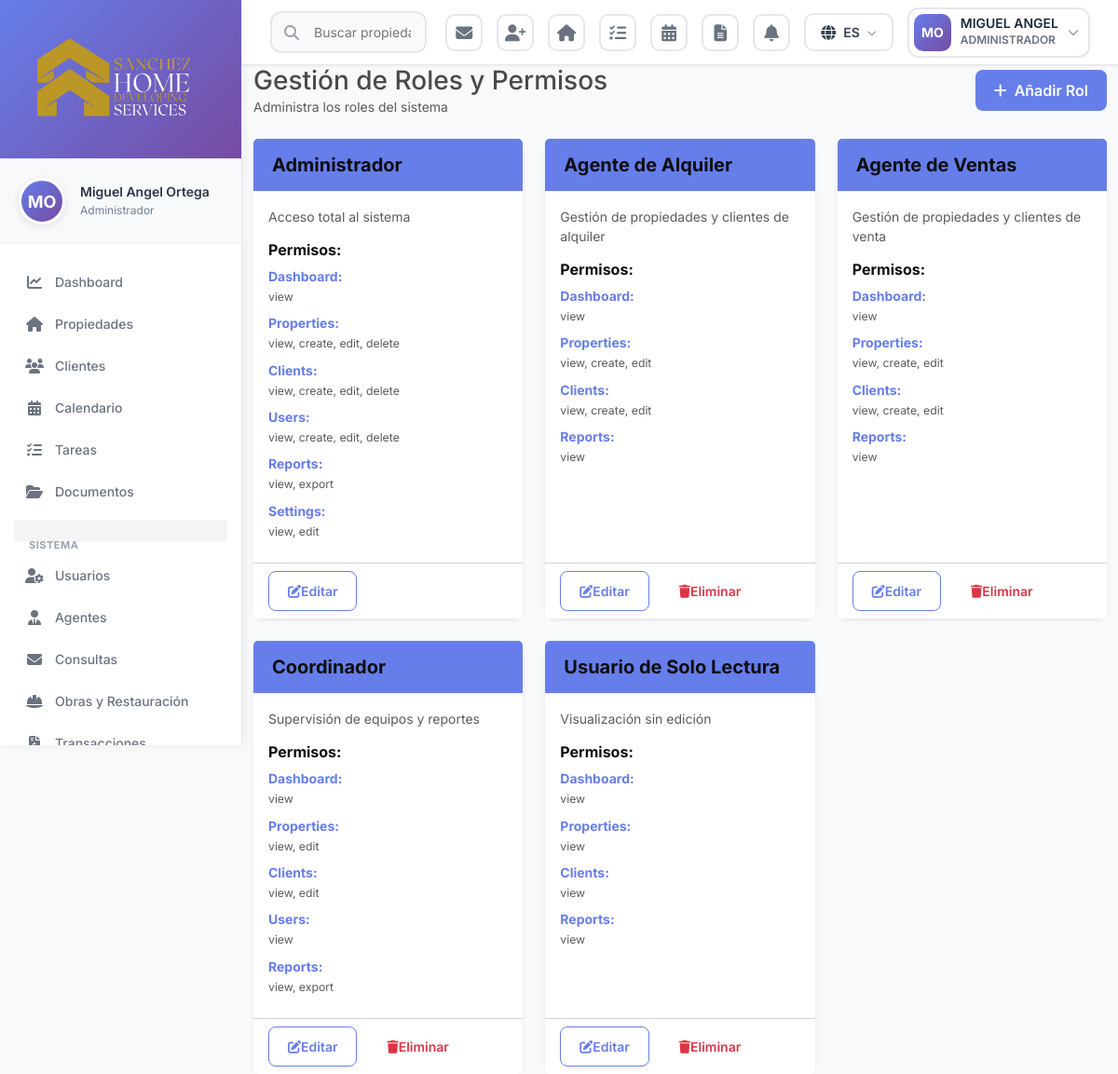
The app's page /roles.php (signed in) with its own data.
### tables this page shows
CREATE TABLE `users` (
  `id` int(10) UNSIGNED NOT NULL,
  `username` varchar(100) NOT NULL,
  `email` varchar(255) NOT NULL,
  `password` varchar(255) NOT NULL,
  `first_name` varchar(100) NOT NULL,
  `last_name` varchar(100) NOT NULL,
  `phone` varchar(50) DEFAULT NULL,
  `phone_office` varchar(50) DEFAULT NULL,
  `profile_picture` varchar(500) DEFAULT NULL,
  `document_id` varchar(100) DEFAULT NULL,
  `date_of_birth` date DEFAULT NULL,
  `address` text DEFAULT NULL,
  `role_id` int(10) UNSIGNED NOT NULL,
  `office_id` int(10) UNSIGNED DEFAULT NULL,
  `status` enum('active','inactive','suspended') DEFAULT 'active',
  `position` varchar(150) DEFAULT NULL,
  `specialization` varchar(150) DEFAULT NULL,
  `license_number` varchar(100) DEFAULT NULL,
  `commission_sale` decimal(5,2) DEFAULT 0.00,
  `commission_rent` decimal(5,2) DEFAULT 0.00,
  `biography` text DEFAULT NULL,
  `linkedin_url` varchar(500) DEFAULT NULL,
  `facebook_url` varchar(500) DEFAULT NULL,
  `twitter_url` varchar(500) DEFAULT NULL,
  `instagram_url` varchar(500) DEFAULT NULL,
  `whatsapp_business` varchar(50) DEFAULT NULL,
  `language` varchar(5) DEFAULT 'en',
  `show_in_public_website` tinyint(1) DEFAULT 0,
  `total_sales` int(10) UNSIGNED DEFAULT 0,
  `total_rentals` int(10) UNSIGNED DEFAULT 0,
  `total_transaction_value` decimal(15,2) DEFAULT 0.00,
  `average_rating` decimal(3,2) DEFAULT 0.00,
  `email_verified_at` timestamp NULL DEFAULT NULL,
  `remember_token` varchar(100) DEFAULT NULL,
  `last_login` timestamp NULL DEFAULT NULL,
  `created_at` timestamp NULL DEFAULT current_timestamp(),
  `updated_at` timestamp NULL DEFAULT current_timestamp() ON UPDATE current_timestamp()
);

CREATE TABLE `roles` (
  `id` int(10) UNSIGNED NOT NULL,
  `name` varchar(100) NOT NULL,
  `display_name` varchar(150) NOT NULL,
  `description` text DEFAULT NULL,
  `permissions` longtext DEFAULT NULL CHECK (json_valid(`permissions`)),
  `is_active` tinyint(1) DEFAULT 1,
  `created_at` timestamp NULL DEFAULT current_timestamp(),
  `updated_at` timestamp NULL DEFAULT current_timestamp() ON UPDATE current_timestamp()
);

### roles.php (the view, shortened to what the rows shown need)
<?php
require_once 'config.php';
require_once 'database.php';
require_once 'functions.php';
$currentUser = getCurrentUser();
$roles = db()->select("SELECT * FROM roles ORDER BY name");
include 'header.php';
include 'sidebar.php';
?>
<div class="container-fluid">
    <div class="d-flex justify-content-between align-items-center mb-4">
        <div>
            <h1 class="h3 mb-0">Gestión de Roles y Permisos</h1>
        </div>
    </div>
    <div class="row g-4">
        <?php foreach ($roles as $role): ?>
        <div class="col-md-6 col-lg-4">
            <div class="card border-0 shadow-sm h-100">
                <div class="card-header bg-primary text-white">
                    <h5 class="mb-0"><?php echo $role['display_name']; ?></h5>
                </div>
                <div class="card-body">
                    <p class="text-muted mb-3"><?php echo $role['description']; ?></p>
                    <h6 class="fw-bold mb-2">Permisos:</h6>
                    <div class="permissions-list">
                        <?php
                        $permissions = json_decode($role['permissions'], true);
                        if ($permissions):
                            foreach ($permissions as $module => $actions):
                        ?>
                        <div class="mb-2">
                            <strong class="text-primary"><?php echo ucfirst($module); ?>:</strong>
                            <br>
                            <small class="text-muted">
                                <?php echo implode(', ', $actions); ?>
                            </small>
                        </div>
                        <?php
                            endforeach;
                        endif;
                        ?>
                    </div>
                </div>
                <div class="card-footer bg-white">
                    <button class="btn btn-sm btn-outline-primary me-2" onclick="editRole(<?php echo $role['id']; ?>)">
                        <i class="fas fa-edit"></i> Editar
                    </button>
                    <?php if ($role['name'] !== 'administrador'): ?>
                    <button class="btn btn-sm btn-outline-danger" onclick="deleteRole(<?php echo $role['id']; ?>)">
                        <i class="fas fa-trash"></i> Eliminar
                    </button>
                    <?php endif; ?>
                </div>
            </div>
        </div>
        <?php endforeach; ?>
    </div>
</div>
<?php include 'footer.php'; ?>

### header.php (shortened to what the rows shown need)
<!DOCTYPE html>
<html lang="<?php echo currentLanguage() === 'es' ? 'es' : 'en'; ?>">
<head>
    <link href="https://cdn.jsdelivr.net/npm/bootstrap@5.3.0/dist/css/bootstrap.min.css" rel="stylesheet">
    <link rel="stylesheet" href="https://cdnjs.cloudflare.com/ajax/libs/font-awesome/6.4.0/css/all.min.css">
    <link rel="stylesheet" href="https://cdn.jsdelivr.net/npm/sweetalert2@11/dist/sweetalert2.min.css">
    <link rel="stylesheet" href="assets/css/style.css">
</head>
<body>
<div class="header-modern">
    <div class="header-actions">
        <div class="custom-dropdown" id="userDropdown">
            <div class="custom-dropdown-toggle user-dropdown-toggle">
                <?php if($currentUser['profile_picture']): ?>
                <img src="<?php echo htmlspecialchars($currentUser['profile_picture']); ?>"
                     alt="<?php echo htmlspecialchars($currentUser['first_name']); ?>"
                     class="user-avatar-header">
                <?php else: ?>
                <div class="user-avatar-header" style="background: linear-gradient(135deg, #667eea 0%, #764ba2 100%); display: flex; align-items: center; justify-content: center; color: white; font-weight: 700; font-size: 14px;">
                    <?php echo strtoupper(substr($currentUser['first_name'], 0, 1) . substr($currentUser['last_name'], 0, 1)); ?>
                </div>
                <?php endif; ?>
                <div class="user-info-header">
                    <div class="user-info-name"><?php echo htmlspecialchars($currentUser['first_name']); ?></div>
                    <div class="user-info-role"><?php echo htmlspecialchars($currentUser['role']['display_name'] ?? __('user', [], 'Usuario')); ?></div>
                </div>
                <i class="fas fa-chevron-down" style="color: #9ca3af; font-size: 12px;"></i>
            </div>
        </div>
    </div>
</div>
</body>
</html>
</body>
</html>

### sidebar.php (shortened to what the rows shown need)
<aside class="sidebar" id="sidebar">
    <div class="user-profile-section">
        <div class="d-flex align-items-center gap-3">
            <?php if($currentUser['profile_picture']): ?>
            <img src="<?php echo htmlspecialchars($currentUser['profile_picture']); ?>"
                 alt="<?php echo htmlspecialchars($currentUser['first_name']); ?>"
                 class="user-avatar">
            <?php else: ?>
            <div class="user-avatar-placeholder">
                <?php echo strtoupper(substr($currentUser['first_name'], 0, 1) . substr($currentUser['last_name'], 0, 1)); ?>
            </div>
            <?php endif; ?>
            <div class="flex-grow-1 user-info">
                <h6 class="user-name">
                    <?php echo htmlspecialchars($currentUser['first_name'] . ' ' . $currentUser['last_name']); ?>
                </h6>
                <small class="user-role">
                    <?php echo htmlspecialchars($currentUser['role']['display_name'] ?? __('user', [], 'Usuario')); ?>
                </small>
            </div>
        </div>
    </div>
</aside>

### records on screen
users: first_name+last_name "MO", first_name "MIGUEL ANGEL", first_name+last_name "Miguel Angel Ortega"
roles: display_name "ADMINISTRADOR", display_name "Administrador", description "Acceso total al sistema", module "Dashboard", actions "view", module "Properties", actions "view, create, edit, delete", module "Clients", module "Users", module "Reports", actions "view, export", module "Settings", actions "view, edit"
roles: display_name "Agente de Alquiler", description "Gestión de propiedades y clientes de alquiler", module "Dashboard", actions "view", module "Properties", actions "view, create, edit", module "Clients", module "Reports"
roles: display_name "Agente de Ventas", description "Gestión de propiedades y clientes de venta", module "Dashboard", actions "view", module "Properties", actions "view, create, edit", module "Clients", module "Reports"
roles: display_name "Coordinador", description "Supervisión de equipos y reportes", module "Dashboard", actions "view", module "Properties", actions "view, edit", module "Clients", module "Users", module "Reports", actions "view, export"
roles: display_name "Usuario de Solo Lectura", description "Visualización sin edición", module "Dashboard", actions "view", module "Properties", module "Clients", module "Reports"

### other values on screen
__('menu.dashboard', [], 'Dashboard') "Dashboard"
__('menu.properties', [], 'Propiedades') "Propiedades"
__('menu.clients', [], 'Clientes') "Clientes"
__('menu.calendar', [], 'Calendario') "Calendario"
__('menu.tasks', [], 'Tareas') "Tareas"
__('menu.documents', [], 'Documentos') "Documentos"
__('menu.system', [], 'Gestión') "SISTEMA"
__('menu.users', [], 'Usuarios') "Usuarios"
__('menu.agents', [], 'Agentes') "Agentes"
__('menu.inquiries', [], 'Consultas') "Consultas"
__('menu.projects', [], 'Obras y Restauración') "Obras y Restauración"
